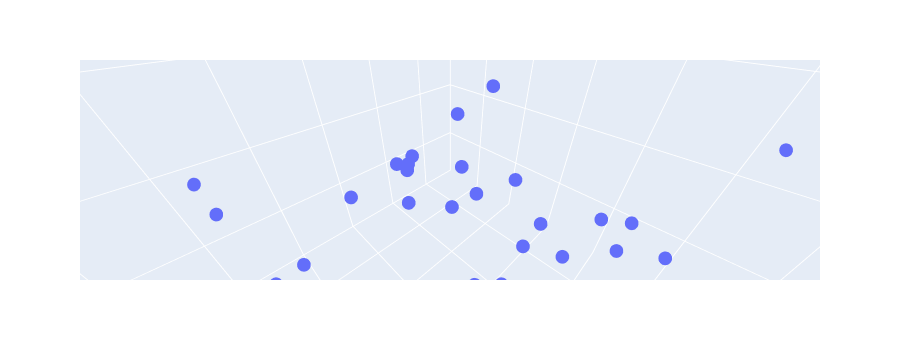

Notebook cell for this chart:
### Markdown cell above
Lets plot it in 3D

### Code cell
fig = px.scatter_3d(x=x.ravel(), y = y.ravel(), z = z.ravel())
fig.show()
